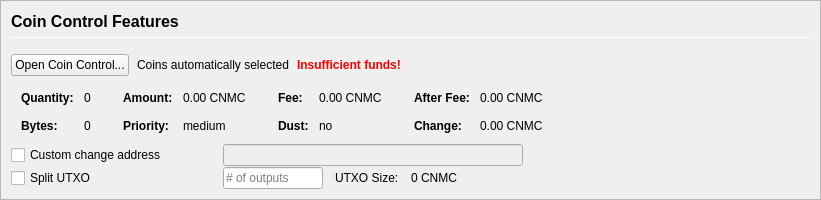
         <widget class="QFrame" name="frameCoinControl">
          <property name="sizePolicy">
           <sizepolicy hsizetype="Expanding" vsizetype="Expanding">
            <horstretch>0</horstretch>
            <verstretch>0</verstretch>
           </sizepolicy>
          </property>
          <property name="maximumSize">
           <size>
            <width>16777215</width>
            <height>16777215</height>
           </size>
          </property>
          <property name="frameShape">
           <enum>QFrame::StyledPanel</enum>
          </property>
          <property name="frameShadow">
           <enum>QFrame::Sunken</enum>
          </property>
          <layout class="QVBoxLayout" name="verticalLayoutCoinControl2">
           <property name="spacing">
            <number>0</number>
           </property>
           <property name="leftMargin">
            <number>0</number>
           </property>
           <property name="topMargin">
            <number>0</number>
           </property>
           <property name="rightMargin">
            <number>0</number>
           </property>
           <property name="bottomMargin">
            <number>0</number>
           </property>
           <item>
            <widget class="QFrame" name="frameCoinControl_BG">
             <layout class="QVBoxLayout" name="verticalLayoutCoinControl" stretch="0,0,0,0,0,0">
              <property name="spacing">
               <number>1</number>
              </property>
              <property name="leftMargin">
               <number>10</number>
              </property>
              <property name="topMargin">
               <number>10</number>
              </property>
              <item>
               <layout class="QHBoxLayout" name="horizontalLayoutCoinControl1">
                <property name="bottomMargin">
                 <number>15</number>
                </property>
                <item>
                 <layout class="QVBoxLayout" name="verticalLayout_3">
                  <property name="spacing">
                   <number>6</number>
                  </property>
                  <item>
                   <widget class="QLabel" name="labelCoinControlFeatures">
                    <property name="sizePolicy">
                     <sizepolicy hsizetype="Preferred" vsizetype="Maximum">
                      <horstretch>0</horstretch>
                      <verstretch>0</verstretch>
                     </sizepolicy>
                    </property>
                    <property name="minimumSize">
                     <size>
                      <width>0</width>
                      <height>20</height>
                     </size>
                    </property>
                    <property name="font">
                     <font>
                      <pointsize>12</pointsize>
                      <weight>75</weight>
                      <bold>true</bold>
                     </font>
                    </property>
                    <property name="styleSheet">
                     <string notr="true">font-weight:bold;</string>
                    </property>
                    <property name="text">
                     <string>Coin Control Features</string>
                    </property>
                   </widget>
                  </item>
                  <item>
                   <widget class="Line" name="line">
                    <property name="minimumSize">
                     <size>
                      <width>0</width>
                      <height>1</height>
                     </size>
                    </property>
                    <property name="maximumSize">
                     <size>
                      <width>16777215</width>
                      <height>1</height>
                     </size>
                    </property>
                    <property name="orientation">
                     <enum>Qt::Horizontal</enum>
                    </property>
                   </widget>
                  </item>
                 </layout>
                </item>
               </layout>
              </item>
              <item>
               <layout class="QHBoxLayout" name="horizontalLayoutCoinControl2" stretch="0,0,0,0">
                <property name="spacing">
                 <number>8</number>
                </property>
                <property name="bottomMargin">
                 <number>10</number>
                </property>
                <item>
                 <widget class="QPushButton" name="pushButtonCoinControl">
                  <property name="styleSheet">
                   <string notr="true"/>
                  </property>
                  <property name="text">
                   <string>Open Coin Control...</string>
                  </property>
                  <property name="autoDefault">
                   <bool>false</bool>
                  </property>
                 </widget>
                </item>
                <item>
                 <widget class="QLabel" name="labelCoinControlAutomaticallySelected">
                  <property name="text">
                   <string>Coins automatically selected</string>
                  </property>
                  <property name="margin">
                   <number>5</number>
                  </property>
                 </widget>
                </item>
                <item>
                 <widget class="QLabel" name="labelCoinControlInsuffFunds">
                  <property name="font">
                   <font>
                    <weight>75</weight>
                    <bold>true</bold>
                   </font>
                  </property>
                  <property name="styleSheet">
                   <string notr="true">color:red;font-weight:bold;</string>
                  </property>
                  <property name="text">
                   <string>Insufficient funds!</string>
                  </property>
                  <property name="margin">
                   <number>5</number>
                  </property>
                 </widget>
                </item>
                <item>
                 <spacer name="horizontalSpacerCoinControl">
                  <property name="orientation">
                   <enum>Qt::Horizontal</enum>
                  </property>
                  <property name="sizeHint" stdset="0">
                   <size>
                    <width>40</width>
                    <height>1</height>
                   </size>
                  </property>
                 </spacer>
                </item>
               </layout>
              </item>
              <item>
               <widget class="QWidget" name="widgetCoinControl" native="true">
                <property name="sizePolicy">
                 <sizepolicy hsizetype="Preferred" vsizetype="Preferred">
                  <horstretch>0</horstretch>
                  <verstretch>0</verstretch>
                 </sizepolicy>
                </property>
                <property name="minimumSize">
                 <size>
                  <width>0</width>
                  <height>0</height>
                 </size>
                </property>
                <property name="styleSheet">
                 <string notr="true"/>
                </property>
                <layout class="QHBoxLayout" name="horizontalLayoutCoinControl5">
                 <property name="leftMargin">
                  <number>0</number>
                 </property>
                 <property name="topMargin">
                  <number>0</number>
                 </property>
                 <property name="rightMargin">
                  <number>0</number>
                 </property>
                 <property name="bottomMargin">
                  <number>0</number>
                 </property>
                 <item>
                  <layout class="QHBoxLayout" name="horizontalLayoutCoinControl3" stretch="0,0,0,1">
                   <property name="spacing">
                    <number>20</number>
                   </property>
                   <property name="topMargin">
                    <number>0</number>
                   </property>
                   <property name="bottomMargin">
                    <number>10</number>
                   </property>
                   <item>
                    <layout class="QFormLayout" name="formLayoutCoinControl1">
                     <property name="horizontalSpacing">
                      <number>10</number>
                     </property>
                     <property name="verticalSpacing">
                      <number>14</number>
                     </property>
                     <property name="leftMargin">
                      <number>10</number>
                     </property>
                     <property name="topMargin">
                      <number>4</number>
                     </property>
                     <property name="rightMargin">
                      <number>6</number>
                     </property>
                     <item row="0" column="0">
                      <widget class="QLabel" name="labelCoinControlQuantityText">
                       <property name="font">
                        <font>
                         <weight>75</weight>
                         <bold>true</bold>
                        </font>
                       </property>
                       <property name="text">
                        <string>Quantity:</string>
                       </property>
                       <property name="margin">
                        <number>0</number>
                       </property>
                      </widget>
                     </item>
                     <item row="0" column="1">
                      <widget class="QLabel" name="labelCoinControlQuantity">
                       <property name="cursor">
                        <cursorShape>IBeamCursor</cursorShape>
                       </property>
                       <property name="contextMenuPolicy">
                        <enum>Qt::ActionsContextMenu</enum>
                       </property>
                       <property name="text">
                        <string notr="true">0</string>
                       </property>
                       <property name="margin">
                        <number>0</number>
                       </property>
                       <property name="textInteractionFlags">
                        <set>Qt::LinksAccessibleByMouse|Qt::TextSelectableByKeyboard|Qt::TextSelectableByMouse</set>
                       </property>
                      </widget>
                     </item>
                     <item row="1" column="0">
                      <widget class="QLabel" name="labelCoinControlBytesText">
                       <property name="font">
                        <font>
                         <weight>75</weight>
                         <bold>true</bold>
                        </font>
                       </property>
                       <property name="text">
                        <string>Bytes:</string>
                       </property>
                      </widget>
                     </item>
                     <item row="1" column="1">
                      <widget class="QLabel" name="labelCoinControlBytes">
                       <property name="cursor">
                        <cursorShape>IBeamCursor</cursorShape>
                       </property>
                       <property name="contextMenuPolicy">
                        <enum>Qt::ActionsContextMenu</enum>
                       </property>
                       <property name="text">
                        <string notr="true">0</string>
                       </property>
                       <property name="textInteractionFlags">
                        <set>Qt::LinksAccessibleByMouse|Qt::TextSelectableByKeyboard|Qt::TextSelectableByMouse</set>
                       </property>
                      </widget>
                     </item>
                    </layout>
                   </item>
                   <item>
                    <layout class="QFormLayout" name="formLayoutCoinControl2">
                     <property name="horizontalSpacing">
                      <number>10</number>
                     </property>
                     <property name="verticalSpacing">
                      <number>14</number>
                     </property>
                     <property name="leftMargin">
                      <number>6</number>
                     </property>
                     <property name="topMargin">
                      <number>4</number>
                     </property>
                     <property name="rightMargin">
                      <number>6</number>
                     </property>
                     <item row="0" column="0">
                      <widget class="QLabel" name="labelCoinControlAmountText">
                       <property name="font">
                        <font>
                         <weight>75</weight>
                         <bold>true</bold>
                        </font>
                       </property>
                       <property name="text">
                        <string>Amount:</string>
                       </property>
                       <property name="margin">
                        <number>0</number>
                       </property>
                      </widget>
                     </item>
                     <item row="0" column="1">
                      <widget class="QLabel" name="labelCoinControlAmount">
                       <property name="cursor">
                        <cursorShape>IBeamCursor</cursorShape>
                       </property>
                       <property name="contextMenuPolicy">
                        <enum>Qt::ActionsContextMenu</enum>
                       </property>
                       <property name="text">
                        <string notr="true">0.00 CNMC</string>
                       </property>
                       <property name="textInteractionFlags">
                        <set>Qt::LinksAccessibleByMouse|Qt::TextSelectableByKeyboard|Qt::TextSelectableByMouse</set>
                       </property>
                      </widget>
                     </item>
                     <item row="1" column="0">
                      <widget class="QLabel" name="labelCoinControlPriorityText">
                       <property name="font">
                        <font>
                         <weight>75</weight>
                         <bold>true</bold>
                        </font>
                       </property>
                       <property name="text">
                        <string>Priority:</string>
                       </property>
                      </widget>
                     </item>
                     <item row="1" column="1">
                      <widget class="QLabel" name="labelCoinControlPriority">
                       <property name="cursor">
                        <cursorShape>IBeamCursor</cursorShape>
                       </property>
                       <property name="contextMenuPolicy">
                        <enum>Qt::ActionsContextMenu</enum>
                       </property>
                       <property name="text">
                        <string>medium</string>
                       </property>
                       <property name="textInteractionFlags">
                        <set>Qt::LinksAccessibleByMouse|Qt::TextSelectableByKeyboard|Qt::TextSelectableByMouse</set>
                       </property>
                      </widget>
                     </item>
                    </layout>
                   </item>
                   <item>
                    <layout class="QFormLayout" name="formLayoutCoinControl3">
                     <property name="horizontalSpacing">
                      <number>10</number>
                     </property>
                     <property name="verticalSpacing">
                      <number>14</number>
                     </property>
                     <property name="leftMargin">
                      <number>6</number>
                     </property>
                     <property name="topMargin">
                      <number>4</number>
                     </property>
                     <property name="rightMargin">
                      <number>6</number>
                     </property>
                     <item row="0" column="0">
                      <widget class="QLabel" name="labelCoinControlFeeText">
                       <property name="font">
                        <font>
                         <weight>75</weight>
                         <bold>true</bold>
                        </font>
                       </property>
                       <property name="text">
                        <string>Fee:</string>
                       </property>
                       <property name="margin">
                        <number>0</number>
                       </property>
                      </widget>
                     </item>
                     <item row="0" column="1">
                      <widget class="QLabel" name="labelCoinControlFee">
                       <property name="cursor">
                        <cursorShape>IBeamCursor</cursorShape>
                       </property>
                       <property name="contextMenuPolicy">
                        <enum>Qt::ActionsContextMenu</enum>
                       </property>
                       <property name="text">
                        <string notr="true">0.00 CNMC</string>
                       </property>
                       <property name="textInteractionFlags">
                        <set>Qt::LinksAccessibleByMouse|Qt::TextSelectableByKeyboard|Qt::TextSelectableByMouse</set>
                       </property>
                      </widget>
                     </item>
                     <item row="1" column="0">
                      <widget class="QLabel" name="labelCoinControlLowOutputText">
                       <property name="font">
                        <font>
                         <weight>75</weight>
                         <bold>true</bold>
                        </font>
                       </property>
                       <property name="text">
                        <string>Dust:</string>
                       </property>
                      </widget>
                     </item>
                     <item row="1" column="1">
                      <widget class="QLabel" name="labelCoinControlLowOutput">
                       <property name="cursor">
                        <cursorShape>IBeamCursor</cursorShape>
                       </property>
                       <property name="contextMenuPolicy">
                        <enum>Qt::ActionsContextMenu</enum>
                       </property>
                       <property name="text">
                        <string>no</string>
                       </property>
                       <property name="textInteractionFlags">
                        <set>Qt::LinksAccessibleByMouse|Qt::TextSelectableByKeyboard|Qt::TextSelectableByMouse</set>
                       </property>
                      </widget>
                     </item>
                    </layout>
                   </item>
                   <item>
                    <layout class="QFormLayout" name="formLayoutCoinControl4">
                     <property name="horizontalSpacing">
                      <number>10</number>
                     </property>
                     <property name="verticalSpacing">
                      <number>14</number>
                     </property>
                     <property name="leftMargin">
                      <number>6</number>
                     </property>
                     <property name="topMargin">
                      <number>4</number>
                     </property>
                     <property name="rightMargin">
                      <number>6</number>
                     </property>
                     <item row="0" column="0">
                      <widget class="QLabel" name="labelCoinControlAfterFeeText">
                       <property name="font">
                        <font>
                         <weight>75</weight>
                         <bold>true</bold>
                        </font>
                       </property>
                       <property name="text">
                        <string>After Fee:</string>
                       </property>
                       <property name="margin">
                        <number>0</number>
                       </property>
                      </widget>
                     </item>
                     <item row="0" column="1">
                      <widget class="QLabel" name="labelCoinControlAfterFee">
                       <property name="cursor">
                        <cursorShape>IBeamCursor</cursorShape>
                       </property>
                       <property name="contextMenuPolicy">
                        <enum>Qt::ActionsContextMenu</enum>
                       </property>
                       <property name="text">
                        <string notr="true">0.00 CNMC</string>
                       </property>
                       <property name="textInteractionFlags">
                        <set>Qt::LinksAccessibleByMouse|Qt::TextSelectableByKeyboard|Qt::TextSelectableByMouse</set>
                       </property>
                      </widget>
                     </item>
                     <item row="1" column="0">
                      <widget class="QLabel" name="labelCoinControlChangeText">
                       <property name="font">
                        <font>
                         <weight>75</weight>
                         <bold>true</bold>
                        </font>
                       </property>
                       <property name="text">
                        <string>Change:</string>
                       </property>
                      </widget>
                     </item>
                     <item row="1" column="1">
                      <widget class="QLabel" name="labelCoinControlChange">
                       <property name="cursor">
                        <cursorShape>IBeamCursor</cursorShape>
                       </property>
                       <property name="contextMenuPolicy">
                        <enum>Qt::ActionsContextMenu</enum>
                       </property>
                       <property name="text">
                        <string notr="true">0.00 CNMC</string>
                       </property>
                       <property name="textInteractionFlags">
                        <set>Qt::LinksAccessibleByMouse|Qt::TextSelectableByKeyboard|Qt::TextSelectableByMouse</set>
                       </property>
                      </widget>
                     </item>
                    </layout>
                   </item>
                  </layout>
                 </item>
                </layout>
               </widget>
              </item>
              <item>
               <layout class="QHBoxLayout" name="horizontalLayoutCoinControl4">
                <property name="spacing">
                 <number>12</number>
                </property>
                <property name="sizeConstraint">
                 <enum>QLayout::SetDefaultConstraint</enum>
                </property>
                <property name="topMargin">
                 <number>0</number>
                </property>
                <property name="rightMargin">
                 <number>0</number>
                </property>
                <item>
                 <widget class="QCheckBox" name="checkBoxCoinControlChange">
                  <property name="sizePolicy">
                   <sizepolicy hsizetype="Preferred" vsizetype="Preferred">
                    <horstretch>0</horstretch>
                    <verstretch>0</verstretch>
                   </sizepolicy>
                  </property>
                  <property name="minimumSize">
                   <size>
                    <width>200</width>
                    <height>0</height>
                   </size>
                  </property>
                  <property name="maximumSize">
                   <size>
                    <width>200</width>
                    <height>16777215</height>
                   </size>
                  </property>
                  <property name="toolTip">
                   <string>If this is activated, but the change address is empty or invalid, change will be sent to a newly generated address.</string>
                  </property>
                  <property name="text">
                   <string>Custom change address</string>
                  </property>
                 </widget>
                </item>
                <item>
                 <widget class="QValidatedLineEdit" name="lineEditCoinControlChange">
                  <property name="enabled">
                   <bool>false</bool>
                  </property>
                  <property name="sizePolicy">
                   <sizepolicy hsizetype="Preferred" vsizetype="Preferred">
                    <horstretch>0</horstretch>
                    <verstretch>0</verstretch>
                   </sizepolicy>
                  </property>
                  <property name="minimumSize">
                   <size>
                    <width>300</width>
                    <height>0</height>
                   </size>
                  </property>
                 </widget>
                </item>
                <item>
                 <widget class="QLabel" name="labelCoinControlChangeLabel">
                  <property name="sizePolicy">
                   <sizepolicy hsizetype="Preferred" vsizetype="Preferred">
                    <horstretch>0</horstretch>
                    <verstretch>0</verstretch>
                   </sizepolicy>
                  </property>
                  <property name="minimumSize">
                   <size>
                    <width>100</width>
                    <height>0</height>
                   </size>
                  </property>
                  <property name="text">
                   <string/>
                  </property>
                  <property name="margin">
                   <number>3</number>
                  </property>
                 </widget>
                </item>
               </layout>
              </item>
              <item>
               <layout class="QHBoxLayout" name="horizontalLayoutCoinControl6">
                <property name="spacing">
                 <number>12</number>
                </property>
                <property name="rightMargin">
                 <number>0</number>
                </property>
                <item>
                 <widget class="QCheckBox" name="splitBlockCheckBox">
                  <property name="sizePolicy">
                   <sizepolicy hsizetype="Preferred" vsizetype="Preferred">
                    <horstretch>0</horstretch>
                    <verstretch>0</verstretch>
                   </sizepolicy>
                  </property>
                  <property name="minimumSize">
                   <size>
                    <width>200</width>
                    <height>0</height>
                   </size>
                  </property>
                  <property name="maximumSize">
                   <size>
                    <width>200</width>
                    <height>16777215</height>
                   </size>
                  </property>
                  <property name="text">
                   <string>Split UTXO</string>
                  </property>
                 </widget>
                </item>
                <item>
                 <widget class="QLineEdit" name="splitBlockLineEdit">
                  <property name="sizePolicy">
                   <sizepolicy hsizetype="Preferred" vsizetype="Preferred">
                    <horstretch>50</horstretch>
                    <verstretch>0</verstretch>
                   </sizepolicy>
                  </property>
                  <property name="minimumSize">
                   <size>
                    <width>100</width>
                    <height>0</height>
                   </size>
                  </property>
                  <property name="maximumSize">
                   <size>
                    <width>100</width>
                    <height>16777215</height>
                   </size>
                  </property>
                  <property name="placeholderText">
                   <string># of outputs</string>
                  </property>
                 </widget>
                </item>
                <item>
                 <widget class="QLabel" name="labelBlockSizeText">
                  <property name="text">
                   <string>UTXO Size:</string>
                  </property>
                 </widget>
                </item>
                <item>
                 <widget class="QLabel" name="labelBlockSize">
                  <property name="text">
                   <string>0 CNMC</string>
                  </property>
                 </widget>
                </item>
                <item>
                 <spacer name="horizontalSpacer_7">
                  <property name="orientation">
                   <enum>Qt::Horizontal</enum>
                  </property>
                  <property name="sizeHint" stdset="0">
                   <size>
                    <width>40</width>
                    <height>20</height>
                   </size>
                  </property>
                 </spacer>
                </item>
               </layout>
              </item>
              <item>
               <spacer name="verticalSpacerCoinControl">
                <property name="orientation">
                 <enum>Qt::Vertical</enum>
                </property>
                <property name="sizeHint" stdset="0">
                 <size>
                  <width>800</width>
                  <height>1</height>
                 </size>
                </property>
               </spacer>
              </item>
             </layout>
            </widget>
           </item>
          </layout>
         </widget>
